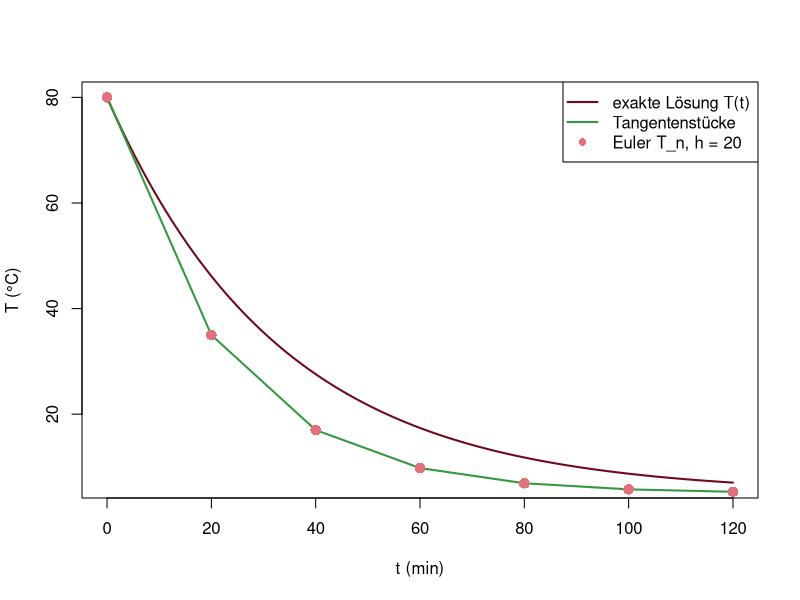

Write R code to recreate this figure.
# Abb. 3.20: das Euler-Verfahren folgt der Steigung des Richtungsfelds (Buch, Abschnitt 3.4, Gl. 3.26)
# dT/dt = 0.03 (5 - T), T(0) = 80, Schrittweite h = 20:  T_{n+1} = T_n + h · 0.03 (5 - T_n)
# (c) 2026 Philipp Kügler · Programm zum Buch „Dynamische Systeme in den Lebenswissenschaften“ · MIT-Lizenz (siehe LICENSE)
k <- 0.03; Tu <- 5; T0 <- 80; h <- 20
N <- 6
t <- h * (0:N)
T <- numeric(N + 1); T[1] <- T0
for (n in 1:N) T[n + 1] <- T[n] + h * k * (Tu - T[n])
tt <- seq(0, 120, length.out = 300)
plot(tt, Tu + (T0 - Tu) * exp(-k * tt), type = "l", col = rgb(0.43, 0.04, 0.12), lwd = 2, xaxt = "n", xlab = "t (min)", ylab = "T (°C)")
axis(1, at = t)
lines(t, T, col = rgb(0.2, 0.6, 0.25), lwd = 2)
points(t, T, pch = 16, cex = 1.4, col = rgb(0.89, 0.44, 0.49))
for (n in 1:(N + 1)) cat(sprintf("t = %5.0f: T_n = %6.2f,  exakt %6.2f\n", t[n], T[n], Tu + (T0 - Tu) * exp(-k * t[n])))
legend("topright", legend = c("exakte Lösung T(t)", "Tangentenstücke", "Euler T_n, h = 20"),
       col = c(rgb(0.43, 0.04, 0.12), rgb(0.2, 0.6, 0.25), rgb(0.89, 0.44, 0.49)), lwd = c(2, 2, NA), pch = c(NA, NA, 16))
